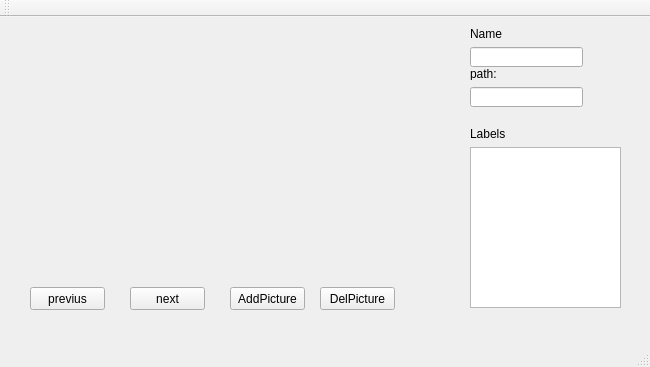
<?xml version="1.0" encoding="UTF-8"?>
<ui version="4.0">
 <class>MainWindow</class>
 <widget class="QMainWindow" name="MainWindow">
  <property name="geometry">
   <rect>
    <x>0</x>
    <y>0</y>
    <width>650</width>
    <height>367</height>
   </rect>
  </property>
  <property name="windowTitle">
   <string>MainWindow</string>
  </property>
  <widget class="QWidget" name="centralWidget">
   <widget class="QLabel" name="label_picture">
    <property name="geometry">
     <rect>
      <x>40</x>
      <y>20</y>
      <width>351</width>
      <height>221</height>
     </rect>
    </property>
    <property name="text">
     <string/>
    </property>
    <property name="scaledContents">
     <bool>true</bool>
    </property>
   </widget>
   <widget class="QPushButton" name="bu_previus">
    <property name="geometry">
     <rect>
      <x>30</x>
      <y>270</y>
      <width>75</width>
      <height>23</height>
     </rect>
    </property>
    <property name="text">
     <string>previus</string>
    </property>
   </widget>
   <widget class="QPushButton" name="bu_next">
    <property name="geometry">
     <rect>
      <x>130</x>
      <y>270</y>
      <width>75</width>
      <height>23</height>
     </rect>
    </property>
    <property name="text">
     <string>next</string>
    </property>
   </widget>
   <widget class="QPushButton" name="bu_addpicture">
    <property name="geometry">
     <rect>
      <x>230</x>
      <y>270</y>
      <width>75</width>
      <height>23</height>
     </rect>
    </property>
    <property name="text">
     <string>AddPicture</string>
    </property>
   </widget>
   <widget class="QTextEdit" name="text_labels">
    <property name="geometry">
     <rect>
      <x>470</x>
      <y>130</y>
      <width>151</width>
      <height>161</height>
     </rect>
    </property>
   </widget>
   <widget class="QLabel" name="label">
    <property name="geometry">
     <rect>
      <x>470</x>
      <y>110</y>
      <width>47</width>
      <height>13</height>
     </rect>
    </property>
    <property name="text">
     <string>Labels</string>
    </property>
   </widget>
   <widget class="QLabel" name="label_2">
    <property name="geometry">
     <rect>
      <x>470</x>
      <y>10</y>
      <width>47</width>
      <height>13</height>
     </rect>
    </property>
    <property name="text">
     <string>Name</string>
    </property>
   </widget>
   <widget class="QLabel" name="label_3">
    <property name="geometry">
     <rect>
      <x>470</x>
      <y>50</y>
      <width>47</width>
      <height>13</height>
     </rect>
    </property>
    <property name="text">
     <string>path:</string>
    </property>
   </widget>
   <widget class="QLineEdit" name="line_name">
    <property name="geometry">
     <rect>
      <x>470</x>
      <y>30</y>
      <width>113</width>
      <height>20</height>
     </rect>
    </property>
   </widget>
   <widget class="QLineEdit" name="line_path">
    <property name="geometry">
     <rect>
      <x>470</x>
      <y>70</y>
      <width>113</width>
      <height>20</height>
     </rect>
    </property>
   </widget>
   <widget class="QPushButton" name="bu_delpicture">
    <property name="geometry">
     <rect>
      <x>320</x>
      <y>270</y>
      <width>75</width>
      <height>23</height>
     </rect>
    </property>
    <property name="text">
     <string>DelPicture</string>
    </property>
   </widget>
  </widget>
  <widget class="QMenuBar" name="menuBar">
   <property name="geometry">
    <rect>
     <x>0</x>
     <y>0</y>
     <width>650</width>
     <height>21</height>
    </rect>
   </property>
  </widget>
  <widget class="QToolBar" name="mainToolBar">
   <attribute name="toolBarArea">
    <enum>TopToolBarArea</enum>
   </attribute>
   <attribute name="toolBarBreak">
    <bool>false</bool>
   </attribute>
  </widget>
  <widget class="QStatusBar" name="statusBar"/>
 </widget>
 <layoutdefault spacing="6" margin="11"/>
 <resources/>
 <connections/>
</ui>
